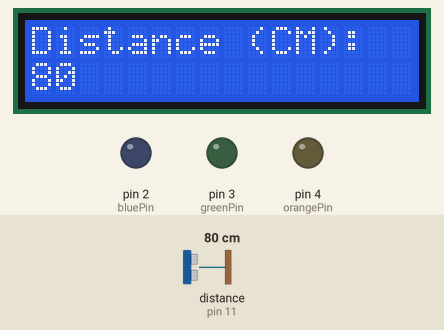
Bench run of a sketch on a simulated Arduino Uno, built with avr-gcc and run on an emulated ATmega328P. Shown: 16×2 character LCD, output pins drawn as LEDs (lit = HIGH). Wiring (inferred from the names in the program): ultrasonic range finder: trigger pin 12; echo pin 11. The test bench sets the inputs (shaded band); at power-on: distance to the obstacle (sensor on pin 11) 80 cm. The echo pulse lasts 58.3 µs per cm; pins used as bus, display or sensor lines are not drawn; what the sketch prints to the serial monitor is not drawn.

Above: at 1.2 s.
1.3 s: distance to the obstacle (sensor on pin 11) set to 18 cm
At 1.36 s:
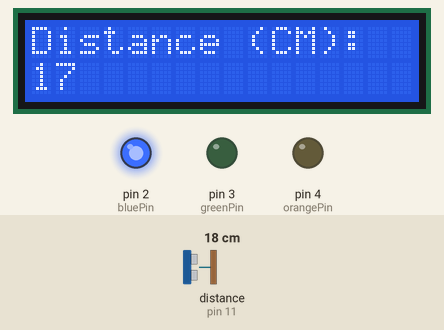
2.9 s: distance to the obstacle (sensor on pin 11) set to 2 cm
At 3.9 s:
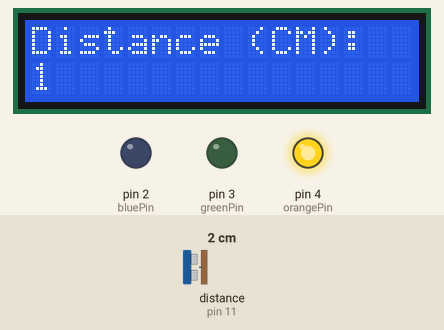
4.4 s: distance to the obstacle (sensor on pin 11) set to 5 cm
At 4.9 s:
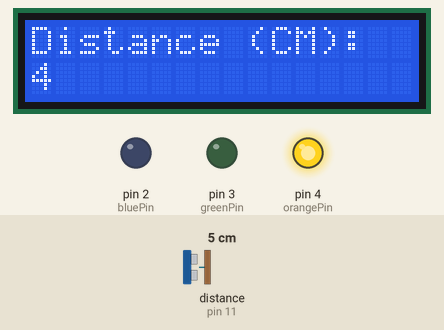
5.9 s: distance to the obstacle (sensor on pin 11) set to 8 cm
At 7.2 s:
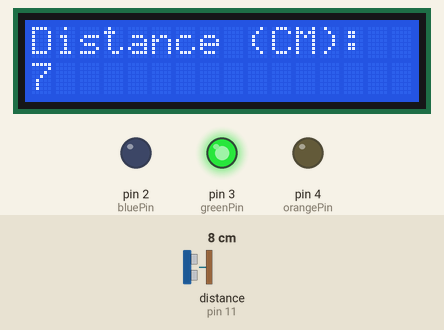
Timing chart, 0 to 8.4 s (numbered marks = the images above; inputs shaded):
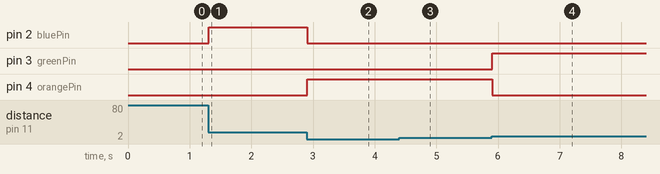

Measured:
- the behaviour switches between 6 and 7 cm on distance to the obstacle (sensor on pin 11) (found by bisection; images 3 and 4)
- after the input at 1.3 s, pin 2 (bluePin): LOW → HIGH at once; the display: changes at once (image 1)
- after the input at 2.9 s, pin 2 (bluePin): HIGH → LOW at once; pin 4 (orangePin): LOW → HIGH at once; the display: first changes at once (image 2 shows a later state)
- after the input at 4.4 s, the display: changes at once (image 3)
- after the input at 5.9 s, pin 3 (greenPin): LOW → HIGH at once; pin 4 (orangePin): HIGH → LOW at once; the display: changes at once (image 4)

The sketch:

ULTRASONIC_LCD_ARDUINO_SKETCH.ino
```cpp
#include <LiquidCrystal.h>
//RS = 7, E = 6, D4 = 5, D5 = 8, D6 = 9, D7 = 10
LiquidCrystal lcd (7, 6, 5, 8, 9, 10);

//Define pin numbers
const int trigPin = 12;
const int echoPin = 11;
const int bluePin = 2;
const int greenPin = 3;
const int orangePin = 4;

//Define variables
long duration;
int distance;

void setup() {
  lcd.begin(16, 2);
  //Set LCD Cursor position (Where to start writing on the LCD screen)
  lcd.setCursor(0,0);
  lcd.print("Distance (CM): ");
  //Initialize serial communication
  Serial.begin(9600);

  //Set pin modes
  pinMode (trigPin, OUTPUT);
  pinMode (echoPin, INPUT);
  pinMode (bluePin, OUTPUT);
  pinMode (greenPin, OUTPUT);
  pinMode (orangePin, OUTPUT);
}

void loop() {
  lcd.setCursor(0, 1);
  lcd.print(distance);
  lcd.print("   "); // three spaces to clear leftover digits
  //Clear the trig pin by setting it low
  digitalWrite(trigPin, LOW);
  delayMicroseconds(2);

  //Trigger the trig pin by sending a 10 microsecond pulse
  digitalWrite(trigPin, HIGH);
  delayMicroseconds(10);
  digitalWrite(trigPin, LOW);

  duration = pulseIn(echoPin, HIGH);
  distance = duration / 58;
  Serial.println(distance);

  if (distance <= 5){
    digitalWrite(bluePin, LOW);
    digitalWrite(greenPin, LOW);
    digitalWrite(orangePin, HIGH);
  }
  else if (distance <= 10){
    digitalWrite(bluePin, LOW);
    digitalWrite(greenPin, HIGH);
    digitalWrite(orangePin, LOW);
  }
  else if (distance <= 20){
    digitalWrite(bluePin, HIGH);
    digitalWrite(greenPin, LOW);
    digitalWrite(orangePin, LOW);
  }
  else {
    digitalWrite(bluePin, LOW);
    digitalWrite(greenPin, LOW);
    digitalWrite(orangePin, LOW);
  }
}
```
